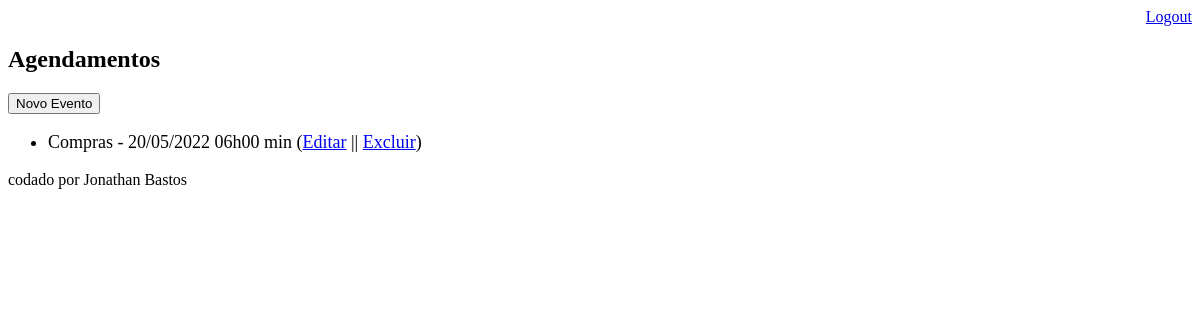
/agendaApp/ (signed in), run on an earlier commit of the app's database.
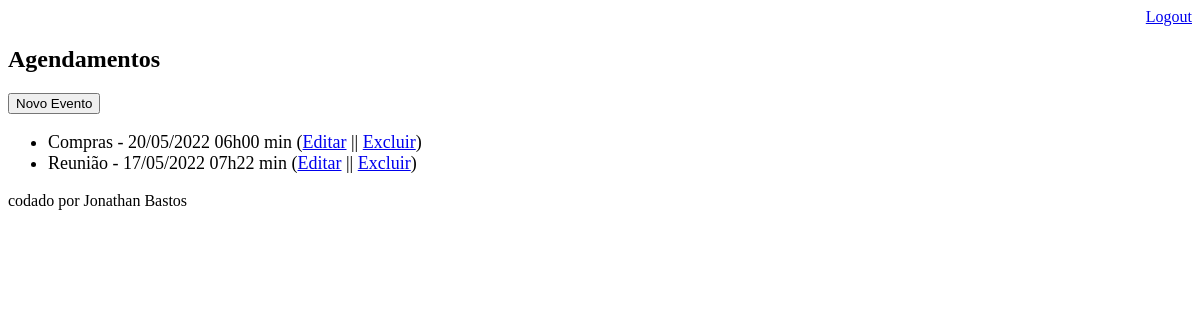
And on a later commit of the database.
### core/models.py (models this page shows, shortened)
class Evento(models.Model):
    titulo = models.CharField(max_length=100)
    descricao = models.TextField(blank=True, null=True)
    data_evento = models.DateTimeField(verbose_name='Data do Evento')
    data_criacao = models.DateTimeField(auto_now=True, verbose_name='Data de Criação')
    usuario = models.ForeignKey(User, on_delete=models.CASCADE, verbose_name='Criado por:') #pegando o usuário do djangoAdmin
    class Meta:
        db_table = 'evento'
    def get_data_evento(self):          # altera o padrão de apresentação da data
        return self.data_evento.strftime('%d/%m/%Y %Hh%M min')

### core/views.py (the view)
# urls.py: path('agendaApp/', views.lista_eventos),
@login_required(login_url='/login/') #envia a sessão não logada para a page de login
def lista_eventos(request):
    usuario = request.user
    evento = Evento.objects.filter(usuario=usuario)
    dados = {'eventos': evento}
    return render(request, 'agenda.html', dados)

### templates/agenda.html
{% extends "model-page.html" %}
{% block content %}
    <h2>Agendamentos</h2>
    <a href="evento/">
        <button type="button">Novo Evento</button>
    </a>
    <ul style="font-size: 18px">
        {% for evento in eventos %}
            <li>
                {{ evento.titulo }} - {{ evento.get_data_evento }}
                (<a href="evento/?id={{ evento.id }}">Editar</a> ||
                <a href="evento/delete/{{ evento.id }}/">Excluir</a>)
            </li>
        {% endfor %}
    </ul>
{% endblock %}

What changed in the data, as far as the page shows it:
added Evento: titulo "Reunião", get_data_evento "17/05/2022 07h22 min"
